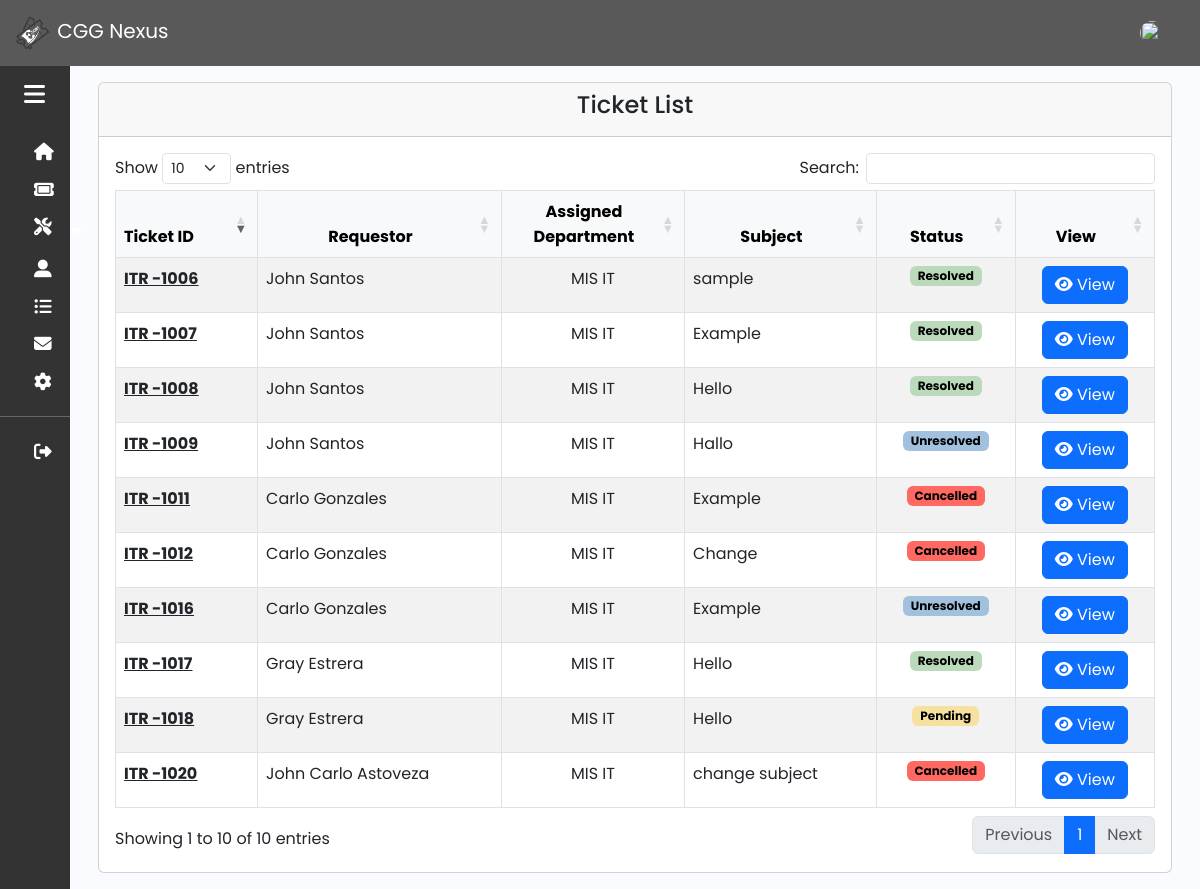
/admin/ticket.php (signed in), run on an earlier commit of the app's database.
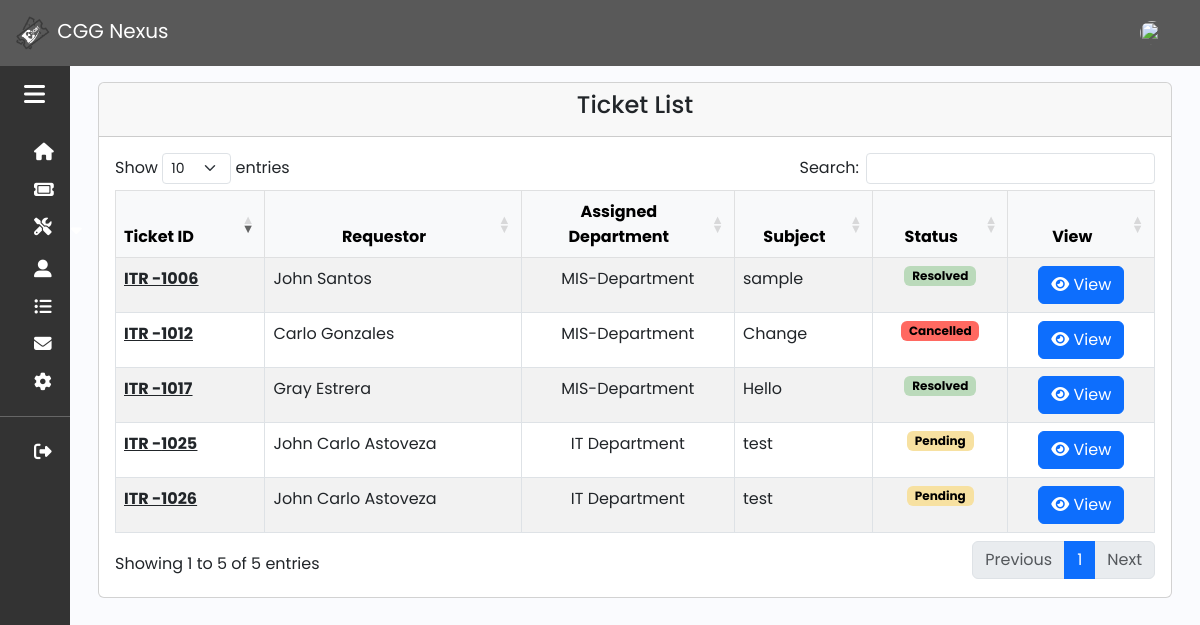
And on a later commit of the database.
### tables this page shows
CREATE TABLE `ticket` (
  `ticket_id` int(11) NOT NULL,
  `user_id` int(11) NOT NULL,
  `subject` varchar(990) NOT NULL,
  `to_company` varchar(50) NOT NULL,
  `requestor` varchar(50) NOT NULL,
  `concern` text NOT NULL,
  `status` varchar(50) NOT NULL DEFAULT 'Pending',
  `date_created` timestamp NOT NULL DEFAULT current_timestamp(),
  `to_dept` varchar(250) NOT NULL,
  `email` varchar(50) NOT NULL,
  `to_branch` varchar(550) NOT NULL,
  `reason` varchar(50) NOT NULL,
  `updated_date` timestamp NULL DEFAULT NULL ON UPDATE current_timestamp(),
  `updated_by` varchar(50) NOT NULL
);

### function/myfunction.php (called while the page is built, shortened)
<?php
include('mysql_connect.php');
function getAll($table)
{
    global $con;
    $query = "SELECT * FROM $table";
    return $query_run = mysqli_query($con, $query);
}
?>

### admin/ticket.php (the view, shortened to what this page needs)
<?php
include('../function/myfunction.php');
include 'sidebar_navbar.php';
?>
<!DOCTYPE html>
<html lang="en">
<head>
    <link rel="stylesheet" href="css/bootstrap/bootstrap.min.css">
    <link rel="stylesheet" href="https://cdnjs.cloudflare.com/ajax/libs/twitter-bootstrap/5.3.0/css/bootstrap.min.css">
    <link rel="stylesheet" href="https://cdn.datatables.net/1.13.7/css/dataTables.bootstrap5.min.css">
    <link rel="stylesheet" href="css/fontawesome/css/all.css">
    <link rel="stylesheet" href="css/sidebar.css">
</head>
<body>
    <div class="main p-3">
        <div class="container">
            <div class="row">
                <div class="col-md-12">
                    <div class="card">
                        <div class="card-header">
                            <h4 class="text-center">Ticket List</h4>
                        </div>
                        <div class="card-body">
                            <table id="example" class="table table-striped table-bordered" style="width:100%">
                                <thead class="table-light">
                                    <tr>
                                        <th>Ticket ID</th>
                                        <th class="text-center">Requestor</th>
                                        <th class="text-center">Assigned<br>Department</th>
                                        <th class="text-center">Subject</th>
                                        <th class="text-center">Status</th>
                                        <th class="text-center">View</th>
                                    </tr>
                                </thead>
                                <tbody>
                                    <?php
                                    $ticket = getAll("ticket");
                                    if (mysqli_num_rows($ticket) > 0) {
                                        foreach ($ticket as $item) {
                                    ?>
                                            <tr>
                                                <td><u><a href="ticket_info.php?ticket_id=<?php echo $item['ticket_id']; ?>" class="text-body fw-bold">ITR -<?php echo $item['ticket_id']; ?></a></u></td>
                                                <td><?= $item['requestor']; ?></td>
                                                <td class="text-center"><?= $item['to_dept']; ?></td>
                                                <td class="text-justify"><?= $item['subject']; ?></td>
                                                <td class="text-center">
                                                    <?php
                                                    $status = $item['status'];
                                                    if ($status == 'Pending') {
                                                        echo '<span class="badge text" style="background-color: #F7E1A1; color: black">' . $status . '</span>';
                                                    } elseif ($status == 'Resolved') {
                                                        echo '<span class="badge text" style="background-color: #BBDABB; color: black">' . $status . '</span>';
                                                    } elseif ($status == 'Cancelled') {
                                                        echo '<span class="badge text" style="background-color: #FF6961; color: black">' . $status . '</span>';
                                                    } else {
                                                        echo '<span class="badge text" style="background-color: #A1C1DF; color: black">' . $status . '</span>';
                                                    }
                                                    ?>
                                                </td>
                                                <td class="text-center">
                                                    <a href="#" class="btn btn-primary" data-bs-toggle="modal" data-bs-target="#infoModal<?= $item['ticket_id']; ?>">
                                                        <i class="fas fa-eye"></i>&nbsp;View
                                                    </a>
                                                </td>
                                            </tr>
                                    <?php
                                        }
                                    }
                                    ?>
                                </tbody>
                            </table>
                        </div>
                    </div>
                </div>
            </div>
        </div>
    </div>
</body>
</html>

What changed in the data, as far as the page shows it:
removed ticket: ticket_id "1007", requestor "John Santos", to_dept "MIS IT", subject "Example", status "Resolved"
removed ticket: ticket_id "1008", requestor "John Santos", to_dept "MIS IT", subject "Hello", status "Resolved"
removed ticket: ticket_id "1009", requestor "John Santos", to_dept "MIS IT", subject "Hallo", status "Unresolved"
removed ticket: ticket_id "1011", requestor "Carlo Gonzales", to_dept "MIS IT", subject "Example", status "Cancelled"
removed ticket: ticket_id "1016", requestor "Carlo Gonzales", to_dept "MIS IT", subject "Example", status "Unresolved"
removed ticket: ticket_id "1018", requestor "Gray Estrera", to_dept "MIS IT", subject "Hello", status "Pending"
removed ticket: ticket_id "1020", requestor "John Carlo Astoveza", to_dept "MIS IT", subject "change subject", status "Cancelled"
changed ticket "John Santos": to_dept "MIS IT" → "MIS-Department"
changed ticket "Carlo Gonzales": to_dept "MIS IT" → "MIS-Department"
changed ticket "Gray Estrera": to_dept "MIS IT" → "MIS-Department"
added ticket: ticket_id "1025", requestor "John Carlo Astoveza", to_dept "IT Department", subject "test", status "Pending"
added ticket: ticket_id "1026", requestor "John Carlo Astoveza", to_dept "IT Department", subject "test", status "Pending"
Also different on the page:
text written by a page script: "Show entries Search: Showing 1 to 10 of 10 entries Previous 1 Next" → "Show entries Search: Showing 1 to 5 of 5 entries Previous 1 Next"
